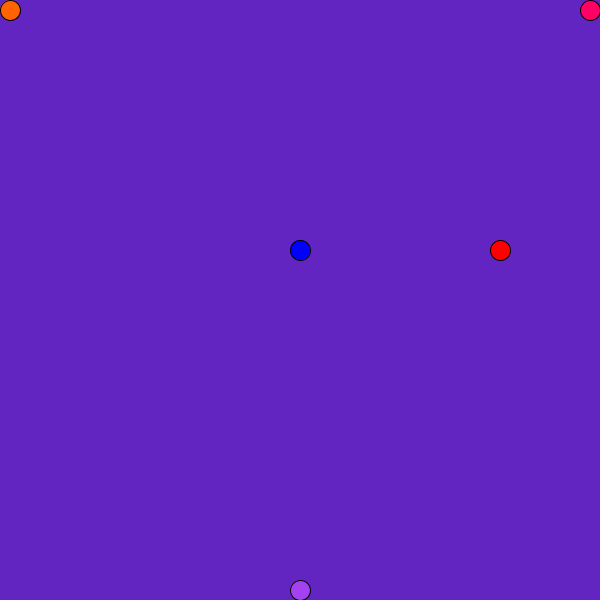
Frame 1 (no input)
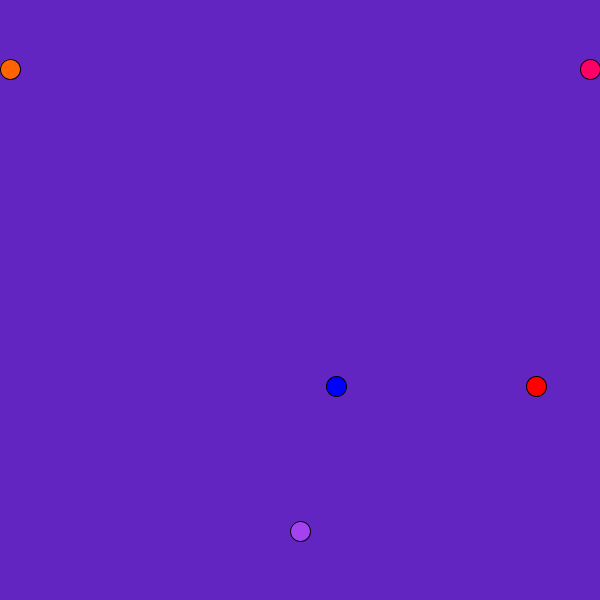
Frame 60 (the mouse pressed at the canvas centre just before this capture)
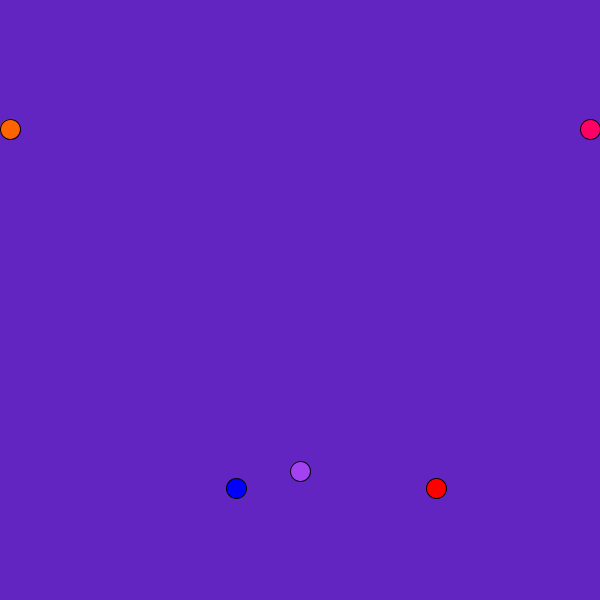
Frame 120 (the mouse held since frame 60 and released just before this capture)

The Processing sketch that drew these frames (run headless with seeded random() and noise(); from frame 60 on, the mouse is pressed at the canvas centre):

// Processing sketch: processing_113861
// ── processing_113861.pde

//Group 18 - Idris Shafiq, Kirsty Sneddon, Kieran Small, Daniel Ronan

Circle circle1; 
Circle circle2;
Circle circle3;
Circle circle4;
Circle circle5;

void setup() 

{ 
  size(600,600); 

  // initialise the objects. 
  // pass parameters to constructor 
  circle1 = new Circle(45, color(255,0,0),500 ,250 ,1, 2, 2);  
  circle2 = new Circle(45, color(0,0,255),width/2 ,250,2, 2.5, 2.5); 
  circle3 = new Circle(45, color(255,100,0),10, 10 ,2, 2.5, 2.5);
  circle4 = new Circle(45, color(255,0,100),590, 10 ,2, 2.5, 2.5);
  circle5 = new Circle(45, color(random(255),random(255),random(255)),width/2,590, 2, 2.5, 2.5); //The "random" ensures that the circle will be a different colour each time the program runs.
} 

void draw() 

{
  background (99,37,193);
  circle1.display(); 
  circle1.drive(); 
  circle2.display();
  circle2.drive(); 
  circle3.display(); 
  circle3.driveOrange();
  circle4.display();
  circle4.drivePink();
  circle5.display();
  circle5.driveDisco();
} 

// create the class 
// one class, multiple objects 

class Circle 

    {  
      float a;
      color c; 
      float xPos; 
      float yPos; 
      float xSpeed;
      float xChange = cos(radians(a)); 
      float yChange = sin(radians(a));  


  // The Constructor is defined with arguments. 
  // Create temp variables that are used within the function. 

Circle(float temp_a, color temp_c, float temp_xPos, float temp_yPos, float temp_xSpeed, float temp_xChange, float temp_yChange) 

    {  
      a = temp_a;
      c = temp_c; 
      xPos = temp_xPos; 
      yPos = temp_yPos; 
      xSpeed = temp_xSpeed; 
      xChange = temp_xChange;
      yChange = temp_yChange;
    } 
 
  
// show the object on the screen 

void display()

    { 
      stroke(0); 
      fill(c); 
      ellipse(xPos, yPos, 20, 20);
    } 
  
// move object on the screen 
// use realistic and sensible names 

void drive() 

    { 
      a=a+1; 

      float xChange = cos(radians(a)); 
      float yChange = sin(radians(a)); 
      float prevX = xPos;
      float prevY = yPos;

      xPos += xChange * 2.5 ; 
      yPos += yChange * 2.5 ; 


    } 

//Instructions for how the orange circle should behave.  
//Glides from top to bottom the moves back to the top and 100px to the left
void driveOrange()

    {
      if (yPos<600)
         {
           yPos++;
         }
         else
         {
           yPos=0;
           xPos+=100;
         }
//Resets the position of the circle so it won't dissapear off-screen.
       if (xPos<10 || xPos>590)
         {
           xPos=10;
         }
    }  

//Instructions for how the pink should behave.
//Glides from top to bottom the moves back to the top and 100px to the right
void drivePink()

    {
      if (yPos<600)
         {
           yPos++;
         }
         else
         {
           yPos=0;
           xPos-=100;
         }
//Resets the position of the circle so it won't dissapear off-screen.
         
      if(xPos<10 || xPos>590)
        {
          xPos=590;
        }
    }

//Instructions for how the Disco(Centred)circle should behave.
//Glides from top to bottom, then re-appears at the top again.
void driveDisco()

    {
      if (yPos>0)
         {
           yPos--;
         }
         else
         {
           yPos=600;
         }
         
      
    }
    
 
  


}
